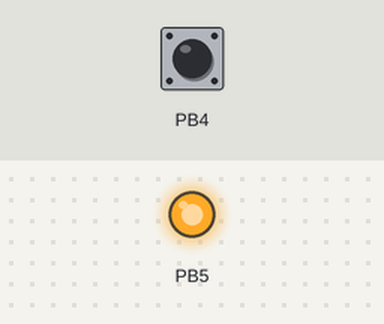
A program run on a simulated ATmega328P, built with avr-gcc and emulated at 16 MHz. Parts: output pins drawn as LEDs (lit = HIGH). The inputs (shaded band) are chosen by the test bench; at power-on: PB4 HIGH.

Above: at 1.2 s.
1.3 s: PB4 pulled LOW for 0.15 s
At 1.37 s:
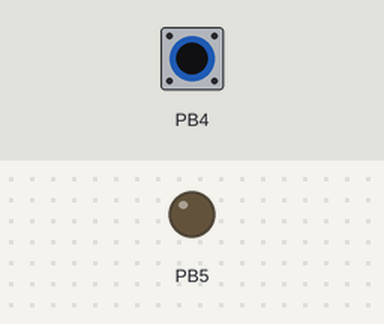
2.9 s: PB4 pulled LOW for 3.2 s
At 7.0 s:
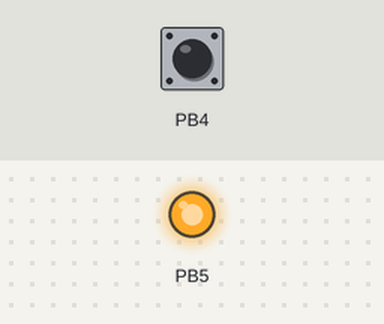
Timing chart, 0 to 8.5 s (numbered marks = the images above; inputs shaded):
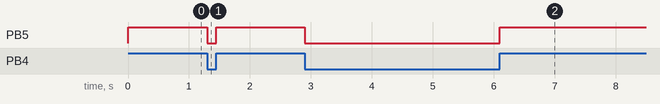

The program:

main.c
```c
/*
 * Input.c
 *
 * Created: 03-04-2018 10:15:40 PM
 * Author : Chirag
 */

/*
-A push button is connected to PB4 and ground.
-When the button is pressed PB4 is grounded and the onboard LED on PB5 turns off.
-Otherwise the internal pullup maintains PB4 at a logic high level.
*/

#define F_CPU 16000000
#include <avr/io.h>
#include <util/delay.h>

int main(void)
{
	//PORTB 4 is by default input
	PORTB = PORTB | 0x10;	//Activate the pull-up on PB4

	DDRB = DDRB | 0x20;		//Setting PORTB 5 as output

	while (1)
	{
		if (PINB & 0x10)
		{
			PORTB = PORTB | 0x20;	//LED is on
		}
		else
		{
			PORTB = ~(~PORTB | 0x20);	//LED is off
		}

		_delay_ms(50);
	}
}
```

Measured:
- after the input at 1.3 s, PB5: HIGH → LOW at once, → HIGH 0.15 s later
- after the input at 2.9 s, PB5: HIGH → LOW at once, → HIGH 3.2 s later
